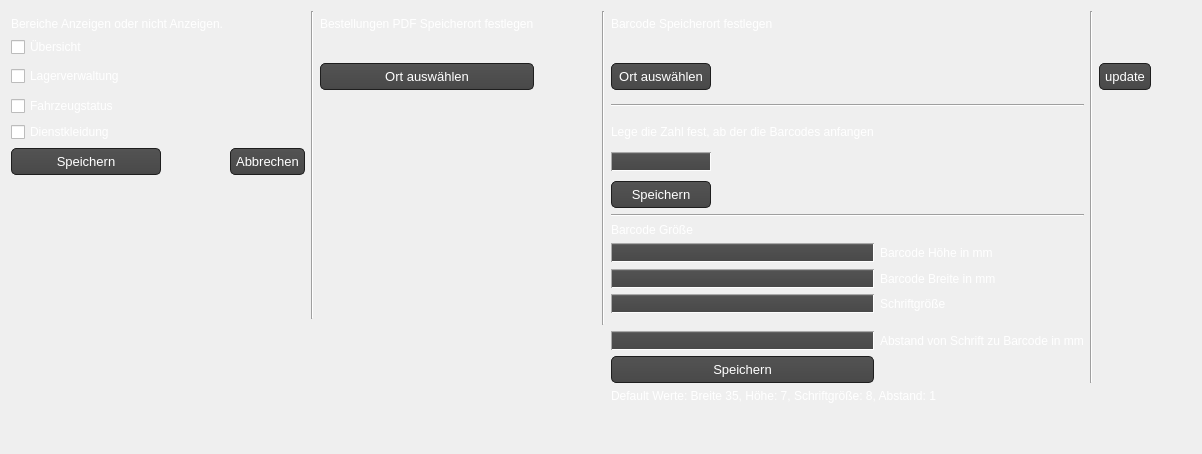
            <widget class="QWidget" name="tab_8">
             <attribute name="title">
              <string>Einstellungen</string>
             </attribute>
             <layout class="QGridLayout" name="gridLayout_19">
              <item row="10" column="16">
               <spacer name="horizontalSpacer_5">
                <property name="orientation">
                 <enum>Qt::Horizontal</enum>
                </property>
                <property name="sizeHint" stdset="0">
                 <size>
                  <width>40</width>
                  <height>20</height>
                 </size>
                </property>
               </spacer>
              </item>
              <item row="5" column="0">
               <widget class="QCheckBox" name="check_dienstbekleidung">
                <property name="styleSheet">
                 <string notr="true">color:#ffffff</string>
                </property>
                <property name="text">
                 <string>Dienstkleidung</string>
                </property>
               </widget>
              </item>
              <item row="0" column="2" rowspan="14">
               <widget class="Line" name="line">
                <property name="orientation">
                 <enum>Qt::Vertical</enum>
                </property>
               </widget>
              </item>
              <item row="10" column="11">
               <widget class="QLineEdit" name="barcode_height">
                <property name="maximumSize">
                 <size>
                  <width>300</width>
                  <height>16777215</height>
                 </size>
                </property>
                <property name="styleSheet">
                 <string notr="true">QLineEdit{ background-color: QLinearGradient( x1: 0, y1: 0, x2: 0, y2: 1, stop: 0 #929394, stop: 0.1 #525252, stop: 0.5 #4e4e4e, stop: 0.9 #4a4a4a, stop: 1 #464646);
border: 1px inset darkgrey;
border-radius: 10px;
padding: 0 8px;
selection-background-color: darkgray;
font-size: 13px;
color: white;
}
QLineEdit:focus { background-color: QLinearGradient( x1: 0, y1: 0, x2: 0, y2: 1, stop: 0 #ffffff, stop: 0.1 #bababa, stop: 0.5 #919191, stop: 0.9 #7a7a7a, stop: 1 #5b5b5b);}

</string>
                </property>
               </widget>
              </item>
              <item row="6" column="11">
               <widget class="QLineEdit" name="barcode_number_text">
                <property name="maximumSize">
                 <size>
                  <width>100</width>
                  <height>16777215</height>
                 </size>
                </property>
                <property name="styleSheet">
                 <string notr="true">QLineEdit{ background-color: QLinearGradient( x1: 0, y1: 0, x2: 0, y2: 1, stop: 0 #929394, stop: 0.1 #525252, stop: 0.5 #4e4e4e, stop: 0.9 #4a4a4a, stop: 1 #464646);
border: 1px inset darkgrey;
border-radius: 10px;
padding: 0 8px;
selection-background-color: darkgray;
font-size: 13px;
color: white;
}
QLineEdit:focus { background-color: QLinearGradient( x1: 0, y1: 0, x2: 0, y2: 1, stop: 0 #ffffff, stop: 0.1 #bababa, stop: 0.5 #919191, stop: 0.9 #7a7a7a, stop: 1 #5b5b5b);}
</string>
                </property>
               </widget>
              </item>
              <item row="6" column="1">
               <widget class="QPushButton" name="pushButton">
                <property name="maximumSize">
                 <size>
                  <width>150</width>
                  <height>16777215</height>
                 </size>
                </property>
                <property name="styleSheet">
                 <string notr="true">QPushButton{
   background-color: QLinearGradient( x1: 0, y1: 0, x2: 0, y2: 1, stop: 0 #565656, stop: 0.1 #525252, stop: 0.5 #4e4e4e, stop: 0.9 #4a4a4a, stop: 1 #464646);
  	border-style: solid;
    border: 1px solid #1e1e1e;
    border-radius: 5;
    padding: 1px 0px 1px 20px;
    font: 13px;
    min-width: 10em;
    padding: 5px;
	color: white;
}
QPushButton:hover{
	background-color: QLinearGradient( x1: 0, y1: 0, x2: 0, y2: 1, stop: 0 #565656, stop: 0.1 #525252, stop: 0.5 #4e4e4e, stop: 0.9 #4a4a4a, stop: 1 #464646);
  	border-style: solid;
    border: 1px solid rgb(59, 204, 179);
    border-radius: 5;
    padding: 1px 0px 1px 20px;
    font: 13px;
    min-width: 10em;
    padding: 5px;
	color: white;
}
QPushButton:pressed {
background-color: rgb(130, 152, 152);
  	border-style: solid;
    border: 1px solid #1EFFFF;
    border-radius: 5;
    padding: 1px 0px 1px 20px;
    font: 13px;
    min-width: 10em;
    padding: 5px;
	color: white;

}</string>
                </property>
                <property name="text">
                 <string>Abbrechen</string>
                </property>
               </widget>
              </item>
              <item row="18" column="0">
               <spacer name="verticalSpacer_4">
                <property name="orientation">
                 <enum>Qt::Vertical</enum>
                </property>
                <property name="sizeHint" stdset="0">
                 <size>
                  <width>20</width>
                  <height>40</height>
                 </size>
                </property>
               </spacer>
              </item>
              <item row="1" column="11">
               <widget class="QLabel" name="label_119">
                <property name="text">
                 <string>&lt;html&gt;&lt;head/&gt;&lt;body&gt;&lt;p&gt;&lt;span style=&quot; color:#ffffff;&quot;&gt;Barcode Speicherort festlegen&lt;/span&gt;&lt;/p&gt;&lt;/body&gt;&lt;/html&gt;</string>
                </property>
               </widget>
              </item>
              <item row="16" column="11">
               <widget class="QPushButton" name="barcode_save_size_btn">
                <property name="styleSheet">
                 <string notr="true">QPushButton{
   background-color: QLinearGradient( x1: 0, y1: 0, x2: 0, y2: 1, stop: 0 #565656, stop: 0.1 #525252, stop: 0.5 #4e4e4e, stop: 0.9 #4a4a4a, stop: 1 #464646);
  	border-style: solid;
    border: 1px solid #1e1e1e;
    border-radius: 5;
    padding: 1px 0px 1px 20px;
    font: 13px;
    min-width: 10em;
    padding: 5px;
	color: white;
}
QPushButton:hover{
	background-color: QLinearGradient( x1: 0, y1: 0, x2: 0, y2: 1, stop: 0 #565656, stop: 0.1 #525252, stop: 0.5 #4e4e4e, stop: 0.9 #4a4a4a, stop: 1 #464646);
  	border-style: solid;
    border: 1px solid rgb(59, 204, 179);
    border-radius: 5;
    padding: 1px 0px 1px 20px;
    font: 13px;
    min-width: 10em;
    padding: 5px;
	color: white;
}
QPushButton:pressed {
background-color: rgb(130, 152, 152);
  	border-style: solid;
    border: 1px solid #1EFFFF;
    border-radius: 5;
    padding: 1px 0px 1px 20px;
    font: 13px;
    min-width: 10em;
    padding: 5px;
	color: white;

}
</string>
                </property>
                <property name="text">
                 <string>Speichern</string>
                </property>
               </widget>
              </item>
              <item row="2" column="11">
               <widget class="QLabel" name="barcode_location_label">
                <property name="text">
                 <string/>
                </property>
               </widget>
              </item>
              <item row="5" column="11">
               <widget class="QLabel" name="label_120">
                <property name="styleSheet">
                 <string notr="true">color: white;</string>
                </property>
                <property name="text">
                 <string>Lege die Zahl fest, ab der die Barcodes anfangen</string>
                </property>
               </widget>
              </item>
              <item row="3" column="0">
               <widget class="QCheckBox" name="check_lager">
                <property name="styleSheet">
                 <string notr="true">color:#ffffff</string>
                </property>
                <property name="text">
                 <string>Lagerverwaltung</string>
                </property>
               </widget>
              </item>
              <item row="10" column="6">
               <widget class="QLabel" name="label_100">
                <property name="minimumSize">
                 <size>
                  <width>30</width>
                  <height>0</height>
                 </size>
                </property>
                <property name="text">
                 <string/>
                </property>
               </widget>
              </item>
              <item row="9" column="11">
               <widget class="QLabel" name="label_122">
                <property name="styleSheet">
                 <string notr="true">color: white;</string>
                </property>
                <property name="text">
                 <string>Barcode Größe</string>
                </property>
               </widget>
              </item>
              <item row="4" column="11" colspan="2">
               <widget class="Line" name="line_48">
                <property name="orientation">
                 <enum>Qt::Horizontal</enum>
                </property>
               </widget>
              </item>
              <item row="11" column="11">
               <widget class="QLineEdit" name="barcode_width">
                <property name="maximumSize">
                 <size>
                  <width>300</width>
                  <height>16777215</height>
                 </size>
                </property>
                <property name="styleSheet">
                 <string notr="true">QLineEdit{ background-color: QLinearGradient( x1: 0, y1: 0, x2: 0, y2: 1, stop: 0 #929394, stop: 0.1 #525252, stop: 0.5 #4e4e4e, stop: 0.9 #4a4a4a, stop: 1 #464646);
border: 1px inset darkgrey;
border-radius: 10px;
padding: 0 8px;
selection-background-color: darkgray;
font-size: 13px;
color: white;
}
QLineEdit:focus { background-color: QLinearGradient( x1: 0, y1: 0, x2: 0, y2: 1, stop: 0 #ffffff, stop: 0.1 #bababa, stop: 0.5 #919191, stop: 0.9 #7a7a7a, stop: 1 #5b5b5b);}

</string>
                </property>
               </widget>
              </item>
              <item row="2" column="0">
               <widget class="QCheckBox" name="check_uebersicht">
                <property name="contextMenuPolicy">
                 <enum>Qt::DefaultContextMenu</enum>
                </property>
                <property name="styleSheet">
                 <string notr="true">color:#ffffff</string>
                </property>
                <property name="text">
                 <string>Übersicht</string>
                </property>
               </widget>
              </item>
              <item row="4" column="0">
               <widget class="QCheckBox" name="check_fahrzeuge">
                <property name="styleSheet">
                 <string notr="true">color:#ffffff</string>
                </property>
                <property name="text">
                 <string>Fahrzeugstatus</string>
                </property>
               </widget>
              </item>
              <item row="15" column="12">
               <widget class="QLabel" name="label_125">
                <property name="styleSheet">
                 <string notr="true">color: white;</string>
                </property>
                <property name="text">
                 <string>Abstand von Schrift zu Barcode in mm</string>
                </property>
               </widget>
              </item>
              <item row="3" column="14">
               <widget class="QPushButton" name="admin_update">
                <property name="styleSheet">
                 <string notr="true">QPushButton{
   background-color: QLinearGradient( x1: 0, y1: 0, x2: 0, y2: 1, stop: 0 #565656, stop: 0.1 #525252, stop: 0.5 #4e4e4e, stop: 0.9 #4a4a4a, stop: 1 #464646);
  	border-style: solid;
    border: 1px solid #1e1e1e;
    border-radius: 5;
    padding: 1px 0px 1px 20px;
    font: 13px;
    min-width: 10em;
    padding: 5px;
	color: white;
}
QPushButton:hover{
	background-color: QLinearGradient( x1: 0, y1: 0, x2: 0, y2: 1, stop: 0 #565656, stop: 0.1 #525252, stop: 0.5 #4e4e4e, stop: 0.9 #4a4a4a, stop: 1 #464646);
  	border-style: solid;
    border: 1px solid rgb(59, 204, 179);
    border-radius: 5;
    padding: 1px 0px 1px 20px;
    font: 13px;
    min-width: 10em;
    padding: 5px;
	color: white;
}
QPushButton:pressed {
background-color: rgb(130, 152, 152);
  	border-style: solid;
    border: 1px solid #1EFFFF;
    border-radius: 5;
    padding: 1px 0px 1px 20px;
    font: 13px;
    min-width: 10em;
    padding: 5px;
	color: white;

}
</string>
                </property>
                <property name="text">
                 <string>update</string>
                </property>
               </widget>
              </item>
              <item row="1" column="3">
               <widget class="QLabel" name="label_98">
                <property name="text">
                 <string>&lt;html&gt;&lt;head/&gt;&lt;body&gt;&lt;p&gt;&lt;span style=&quot; color:#ffffff;&quot;&gt;Bestellungen PDF Speicherort festlegen&lt;/span&gt;&lt;/p&gt;&lt;/body&gt;&lt;/html&gt;</string>
                </property>
               </widget>
              </item>
              <item row="8" column="11" colspan="2">
               <widget class="Line" name="line_49">
                <property name="orientation">
                 <enum>Qt::Horizontal</enum>
                </property>
               </widget>
              </item>
              <item row="7" column="11">
               <widget class="QPushButton" name="barcode_number_btn">
                <property name="maximumSize">
                 <size>
                  <width>100</width>
                  <height>16777215</height>
                 </size>
                </property>
                <property name="styleSheet">
                 <string notr="true">QPushButton{
   background-color: QLinearGradient( x1: 0, y1: 0, x2: 0, y2: 1, stop: 0 #565656, stop: 0.1 #525252, stop: 0.5 #4e4e4e, stop: 0.9 #4a4a4a, stop: 1 #464646);
  	border-style: solid;
    border: 1px solid #1e1e1e;
    border-radius: 5;
    padding: 1px 0px 1px 20px;
    font: 13px;
    min-width: 10em;
    padding: 5px;
	color: white;
}
QPushButton:hover{
	background-color: QLinearGradient( x1: 0, y1: 0, x2: 0, y2: 1, stop: 0 #565656, stop: 0.1 #525252, stop: 0.5 #4e4e4e, stop: 0.9 #4a4a4a, stop: 1 #464646);
  	border-style: solid;
    border: 1px solid rgb(59, 204, 179);
    border-radius: 5;
    padding: 1px 0px 1px 20px;
    font: 13px;
    min-width: 10em;
    padding: 5px;
	color: white;
}
QPushButton:pressed {
background-color: rgb(130, 152, 152);
  	border-style: solid;
    border: 1px solid #1EFFFF;
    border-radius: 5;
    padding: 1px 0px 1px 20px;
    font: 13px;
    min-width: 10em;
    padding: 5px;
	color: white;

}
</string>
                </property>
                <property name="text">
                 <string>Speichern</string>
                </property>
               </widget>
              </item>
              <item row="11" column="12">
               <widget class="QLabel" name="label_123">
                <property name="styleSheet">
                 <string notr="true">color: white;</string>
                </property>
                <property name="text">
                 <string>Barcode Breite in mm</string>
                </property>
               </widget>
              </item>
              <item row="3" column="3">
               <widget class="QPushButton" name="pdf_speicheror_btn">
                <property name="maximumSize">
                 <size>
                  <width>300</width>
                  <height>16777215</height>
                 </size>
                </property>
                <property name="styleSheet">
                 <string notr="true">QPushButton{
   background-color: QLinearGradient( x1: 0, y1: 0, x2: 0, y2: 1, stop: 0 #565656, stop: 0.1 #525252, stop: 0.5 #4e4e4e, stop: 0.9 #4a4a4a, stop: 1 #464646);
  	border-style: solid;
    border: 1px solid #1e1e1e;
    border-radius: 5;
    padding: 1px 0px 1px 20px;
    font: 13px;
    min-width: 10em;
    padding: 5px;
	color: white;
}
QPushButton:hover{
	background-color: QLinearGradient( x1: 0, y1: 0, x2: 0, y2: 1, stop: 0 #565656, stop: 0.1 #525252, stop: 0.5 #4e4e4e, stop: 0.9 #4a4a4a, stop: 1 #464646);
  	border-style: solid;
    border: 1px solid rgb(59, 204, 179);
    border-radius: 5;
    padding: 1px 0px 1px 20px;
    font: 13px;
    min-width: 10em;
    padding: 5px;
	color: white;
}
QPushButton:pressed {
background-color: rgb(130, 152, 152);
  	border-style: solid;
    border: 1px solid #1EFFFF;
    border-radius: 5;
    padding: 1px 0px 1px 20px;
    font: 13px;
    min-width: 10em;
    padding: 5px;
	color: white;

}</string>
                </property>
                <property name="text">
                 <string>Ort auswählen</string>
                </property>
               </widget>
              </item>
              <item row="10" column="4">
               <widget class="QLabel" name="label_96">
                <property name="text">
                 <string/>
                </property>
               </widget>
              </item>
              <item row="10" column="12">
               <widget class="QLabel" name="label_121">
                <property name="styleSheet">
                 <string notr="true">color: white;</string>
                </property>
                <property name="text">
                 <string>Barcode Höhe in mm</string>
                </property>
               </widget>
              </item>
              <item row="12" column="11">
               <widget class="QLineEdit" name="barcode_font_size">
                <property name="maximumSize">
                 <size>
                  <width>300</width>
                  <height>16777215</height>
                 </size>
                </property>
                <property name="styleSheet">
                 <string notr="true">QLineEdit{ background-color: QLinearGradient( x1: 0, y1: 0, x2: 0, y2: 1, stop: 0 #929394, stop: 0.1 #525252, stop: 0.5 #4e4e4e, stop: 0.9 #4a4a4a, stop: 1 #464646);
border: 1px inset darkgrey;
border-radius: 10px;
padding: 0 8px;
selection-background-color: darkgray;
font-size: 13px;
color: white;
}
QLineEdit:focus { background-color: QLinearGradient( x1: 0, y1: 0, x2: 0, y2: 1, stop: 0 #ffffff, stop: 0.1 #bababa, stop: 0.5 #919191, stop: 0.9 #7a7a7a, stop: 1 #5b5b5b);}

</string>
                </property>
               </widget>
              </item>
              <item row="0" column="7" rowspan="15">
               <widget class="Line" name="line_46">
                <property name="orientation">
                 <enum>Qt::Vertical</enum>
                </property>
               </widget>
              </item>
              <item row="2" column="3">
               <widget class="QLabel" name="pdf_speicherort_label">
                <property name="text">
                 <string/>
                </property>
               </widget>
              </item>
              <item row="10" column="5">
               <widget class="QLabel" name="label_99">
                <property name="text">
                 <string/>
                </property>
               </widget>
              </item>
              <item row="6" column="0">
               <widget class="QPushButton" name="einstellungen_speichern">
                <property name="maximumSize">
                 <size>
                  <width>150</width>
                  <height>16777215</height>
                 </size>
                </property>
                <property name="styleSheet">
                 <string notr="true">QPushButton{
   background-color: QLinearGradient( x1: 0, y1: 0, x2: 0, y2: 1, stop: 0 #565656, stop: 0.1 #525252, stop: 0.5 #4e4e4e, stop: 0.9 #4a4a4a, stop: 1 #464646);
  	border-style: solid;
    border: 1px solid #1e1e1e;
    border-radius: 5;
    padding: 1px 0px 1px 20px;
    font: 13px;
    min-width: 10em;
    padding: 5px;
	color: white;
}
QPushButton:hover{
	background-color: QLinearGradient( x1: 0, y1: 0, x2: 0, y2: 1, stop: 0 #565656, stop: 0.1 #525252, stop: 0.5 #4e4e4e, stop: 0.9 #4a4a4a, stop: 1 #464646);
  	border-style: solid;
    border: 1px solid rgb(59, 204, 179);
    border-radius: 5;
    padding: 1px 0px 1px 20px;
    font: 13px;
    min-width: 10em;
    padding: 5px;
	color: white;
}
QPushButton:pressed {
background-color: rgb(130, 152, 152);
  	border-style: solid;
    border: 1px solid #1EFFFF;
    border-radius: 5;
    padding: 1px 0px 1px 20px;
    font: 13px;
    min-width: 10em;
    padding: 5px;
	color: white;

}</string>
                </property>
                <property name="text">
                 <string>Speichern</string>
                </property>
               </widget>
              </item>
              <item row="12" column="12">
               <widget class="QLabel" name="label_124">
                <property name="styleSheet">
                 <string notr="true">color: white;</string>
                </property>
                <property name="text">
                 <string>Schriftgröße</string>
                </property>
               </widget>
              </item>
              <item row="15" column="11">
               <widget class="QLineEdit" name="barcode_distanz_font">
                <property name="maximumSize">
                 <size>
                  <width>300</width>
                  <height>16777215</height>
                 </size>
                </property>
                <property name="styleSheet">
                 <string notr="true">QLineEdit{ background-color: QLinearGradient( x1: 0, y1: 0, x2: 0, y2: 1, stop: 0 #929394, stop: 0.1 #525252, stop: 0.5 #4e4e4e, stop: 0.9 #4a4a4a, stop: 1 #464646);
border: 1px inset darkgrey;
border-radius: 10px;
padding: 0 8px;
selection-background-color: darkgray;
font-size: 13px;
color: white;
}
QLineEdit:focus { background-color: QLinearGradient( x1: 0, y1: 0, x2: 0, y2: 1, stop: 0 #ffffff, stop: 0.1 #bababa, stop: 0.5 #919191, stop: 0.9 #7a7a7a, stop: 1 #5b5b5b);}

</string>
                </property>
               </widget>
              </item>
              <item row="0" column="13" rowspan="17">
               <widget class="Line" name="line_47">
                <property name="orientation">
                 <enum>Qt::Vertical</enum>
                </property>
               </widget>
              </item>
              <item row="3" column="11">
               <widget class="QPushButton" name="barcode_location_btn">
                <property name="maximumSize">
                 <size>
                  <width>100</width>
                  <height>16777215</height>
                 </size>
                </property>
                <property name="styleSheet">
                 <string notr="true">QPushButton{
   background-color: QLinearGradient( x1: 0, y1: 0, x2: 0, y2: 1, stop: 0 #565656, stop: 0.1 #525252, stop: 0.5 #4e4e4e, stop: 0.9 #4a4a4a, stop: 1 #464646);
  	border-style: solid;
    border: 1px solid #1e1e1e;
    border-radius: 5;
    padding: 1px 0px 1px 20px;
    font: 13px;
    min-width: 10em;
    padding: 5px;
	color: white;
}
QPushButton:hover{
	background-color: QLinearGradient( x1: 0, y1: 0, x2: 0, y2: 1, stop: 0 #565656, stop: 0.1 #525252, stop: 0.5 #4e4e4e, stop: 0.9 #4a4a4a, stop: 1 #464646);
  	border-style: solid;
    border: 1px solid rgb(59, 204, 179);
    border-radius: 5;
    padding: 1px 0px 1px 20px;
    font: 13px;
    min-width: 10em;
    padding: 5px;
	color: white;
}
QPushButton:pressed {
background-color: rgb(130, 152, 152);
  	border-style: solid;
    border: 1px solid #1EFFFF;
    border-radius: 5;
    padding: 1px 0px 1px 20px;
    font: 13px;
    min-width: 10em;
    padding: 5px;
	color: white;

}</string>
                </property>
                <property name="text">
                 <string>Ort auswählen</string>
                </property>
               </widget>
              </item>
              <item row="1" column="0">
               <widget class="QLabel" name="label_18">
                <property name="text">
                 <string>&lt;html&gt;&lt;head/&gt;&lt;body&gt;&lt;p&gt;&lt;span style=&quot; color:#ffffff;&quot;&gt;Bereiche Anzeigen oder nicht Anzeigen.&lt;/span&gt;&lt;/p&gt;&lt;/body&gt;&lt;/html&gt;</string>
                </property>
               </widget>
              </item>
              <item row="17" column="11" colspan="2">
               <widget class="QLabel" name="label_126">
                <property name="styleSheet">
                 <string notr="true">color: white;</string>
                </property>
                <property name="text">
                 <string>Default Werte: Breite 35, Höhe: 7, Schriftgröße: 8, Abstand: 1</string>
                </property>
               </widget>
              </item>
             </layout>
            </widget>
